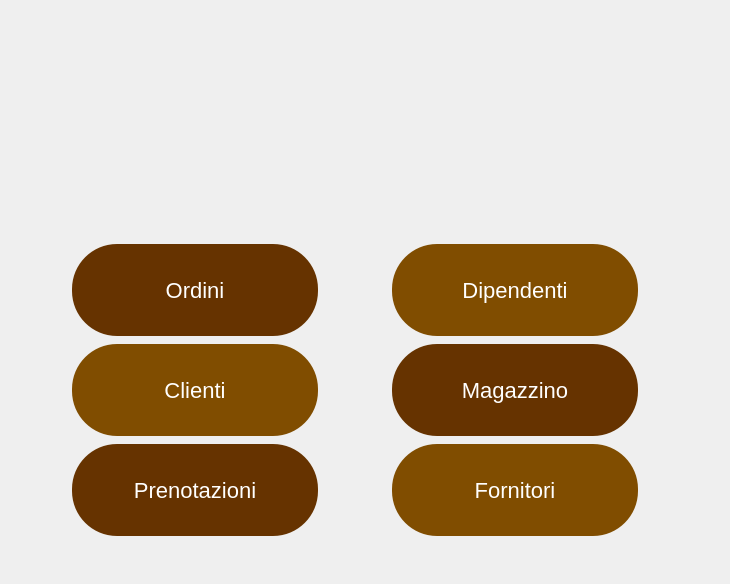
<?xml version="1.0" encoding="UTF-8"?>
<ui version="4.0">
 <class>Home</class>
 <widget class="QWidget" name="Home">
  <property name="windowModality">
   <enum>Qt::NonModal</enum>
  </property>
  <property name="enabled">
   <bool>true</bool>
  </property>
  <property name="geometry">
   <rect>
    <x>0</x>
    <y>0</y>
    <width>730</width>
    <height>584</height>
   </rect>
  </property>
  <property name="minimumSize">
   <size>
    <width>730</width>
    <height>584</height>
   </size>
  </property>
  <property name="maximumSize">
   <size>
    <width>730</width>
    <height>584</height>
   </size>
  </property>
  <property name="windowTitle">
   <string>Form</string>
  </property>
  <property name="layoutDirection">
   <enum>Qt::LeftToRight</enum>
  </property>
  <property name="autoFillBackground">
   <bool>false</bool>
  </property>
  <property name="styleSheet">
   <string notr="true"/>
  </property>
  <widget class="QLabel" name="sfondo">
   <property name="geometry">
    <rect>
     <x>0</x>
     <y>0</y>
     <width>730</width>
     <height>584</height>
    </rect>
   </property>
   <property name="styleSheet">
    <string notr="true"/>
   </property>
   <property name="text">
    <string/>
   </property>
   <property name="pixmap">
    <pixmap resource="images.qrc">:/newPrefix/texture4.jpg</pixmap>
   </property>
   <property name="scaledContents">
    <bool>true</bool>
   </property>
  </widget>
  <widget class="QLabel" name="label_Logo">
   <property name="geometry">
    <rect>
     <x>240</x>
     <y>30</y>
     <width>201</width>
     <height>171</height>
    </rect>
   </property>
   <property name="text">
    <string/>
   </property>
   <property name="pixmap">
    <pixmap resource="images.qrc">:/newPrefix/logoRistorante.png</pixmap>
   </property>
   <property name="scaledContents">
    <bool>true</bool>
   </property>
  </widget>
  <widget class="QPushButton" name="Button_Ordini">
   <property name="geometry">
    <rect>
     <x>70</x>
     <y>240</y>
     <width>250</width>
     <height>100</height>
    </rect>
   </property>
   <property name="styleSheet">
    <string notr="true">QPushButton#Button_Ordini{
  background-color: #663300;
  border-radius: 45px;
  color: white;
  padding: 16px 32px;
  text-align: center;
  text-decoration: none;
  display: inline-block;
  font-size: 22px;
  margin: 4px 2px;
  transition-duration: 0.4s;
  cursor: pointer;
}
QPushButton#Button_Ordini:pressed{
 background-color: white; 
  color: black; 
  border: 2px solid #4CAF50;
}

QPushButton#Button_Ordini:hover {background-color: 	#1f2e2e;}





</string>
   </property>
   <property name="text">
    <string>Ordini</string>
   </property>
  </widget>
  <widget class="QPushButton" name="Button_Clienti">
   <property name="geometry">
    <rect>
     <x>70</x>
     <y>340</y>
     <width>250</width>
     <height>100</height>
    </rect>
   </property>
   <property name="styleSheet">
    <string notr="true">QPushButton#Button_Clienti{
  background-color:#804d00;
  border-radius: 45px;
  color: white;
  padding: 16px 32px;
  text-align: center;
  text-decoration: none;
  display: inline-block;
  font-size: 22px;
  margin: 4px 2px;
  transition-duration: 0.4s;
  cursor: pointer;
}
QPushButton#Button_Clienti:pressed{
 background-color: white; 
  color: black; 
  border: 2px solid #4CAF50;
}
QPushButton#Button_Clienti:hover {background-color: 	 #ffe066;}
</string>
   </property>
   <property name="text">
    <string>Clienti</string>
   </property>
  </widget>
  <widget class="QPushButton" name="Button_Prenotazioni">
   <property name="geometry">
    <rect>
     <x>70</x>
     <y>440</y>
     <width>250</width>
     <height>100</height>
    </rect>
   </property>
   <property name="styleSheet">
    <string notr="true">QPushButton#Button_Prenotazioni{
  background-color: #663300;
  border-radius: 45px;
  color: white;
  padding: 16px 32px;
  text-align: center;
  text-decoration: none;
  display: inline-block;
  font-size: 22px;
  margin: 4px 2px;
  transition-duration: 0.4s;
  cursor: pointer;
}
QPushButton#Button_Prenotazioni:pressed{
 background-color: white; 
  color: black; 
  border: 2px solid #4CAF50;
}

QPushButton#Button_Prenotazioni:hover {background-color: 	#1f2e2e;}





</string>
   </property>
   <property name="text">
    <string>Prenotazioni</string>
   </property>
  </widget>
  <widget class="QPushButton" name="Button_Dipendenti">
   <property name="geometry">
    <rect>
     <x>390</x>
     <y>240</y>
     <width>250</width>
     <height>100</height>
    </rect>
   </property>
   <property name="styleSheet">
    <string notr="true">QPushButton#Button_Dipendenti{
  background-color:#804d00;
  border-radius: 45px;
  color: white;
  padding: 16px 32px;
  text-align: center;
  text-decoration: none;
  display: inline-block;
  font-size: 22px;
  margin: 4px 2px;
  transition-duration: 0.4s;
  cursor: pointer;
}
QPushButton#Button_Dipendenti:pressed{
 background-color: white; 
  color: black; 
  border: 2px solid #4CAF50;
}
QPushButton#Button_Dipendenti:hover {background-color: 	 #ffe066;}
</string>
   </property>
   <property name="text">
    <string>Dipendenti</string>
   </property>
  </widget>
  <widget class="QPushButton" name="Button_Magazzino">
   <property name="geometry">
    <rect>
     <x>390</x>
     <y>340</y>
     <width>250</width>
     <height>100</height>
    </rect>
   </property>
   <property name="styleSheet">
    <string notr="true">QPushButton#Button_Magazzino{
  background-color: #663300;
  border-radius: 45px;
  color: white;
  padding: 16px 32px;
  text-align: center;
  text-decoration: none;
  display: inline-block;
  font-size: 22px;
  margin: 4px 2px;
  transition-duration: 0.4s;
  cursor: pointer;
}
QPushButton#Button_Magazzino:pressed{
 background-color: white; 
  color: black; 
  border: 2px solid #4CAF50;
}

QPushButton#Button_Magazzino:hover {background-color: 	#1f2e2e;}





</string>
   </property>
   <property name="text">
    <string>Magazzino</string>
   </property>
  </widget>
  <widget class="QPushButton" name="Button_Fornitori">
   <property name="geometry">
    <rect>
     <x>390</x>
     <y>440</y>
     <width>250</width>
     <height>100</height>
    </rect>
   </property>
   <property name="styleSheet">
    <string notr="true">QPushButton#Button_Fornitori{
  background-color:#804d00;
  border-radius: 45px;
  color: white;
  padding: 16px 32px;
  text-align: center;
  text-decoration: none;
  display: inline-block;
  font-size: 22px;
  margin: 4px 2px;
  transition-duration: 0.4s;
  cursor: pointer;
}
QPushButton#Button_Fornitori:pressed{
 background-color: white; 
  color: black; 
  border: 2px solid #4CAF50;
}
QPushButton#Button_Fornitori:hover {background-color: 	 #ffe066;}
</string>
   </property>
   <property name="text">
    <string>Fornitori</string>
   </property>
  </widget>
 </widget>
 <resources>
  <include location="images.qrc"/>
 </resources>
 <connections/>
</ui>
